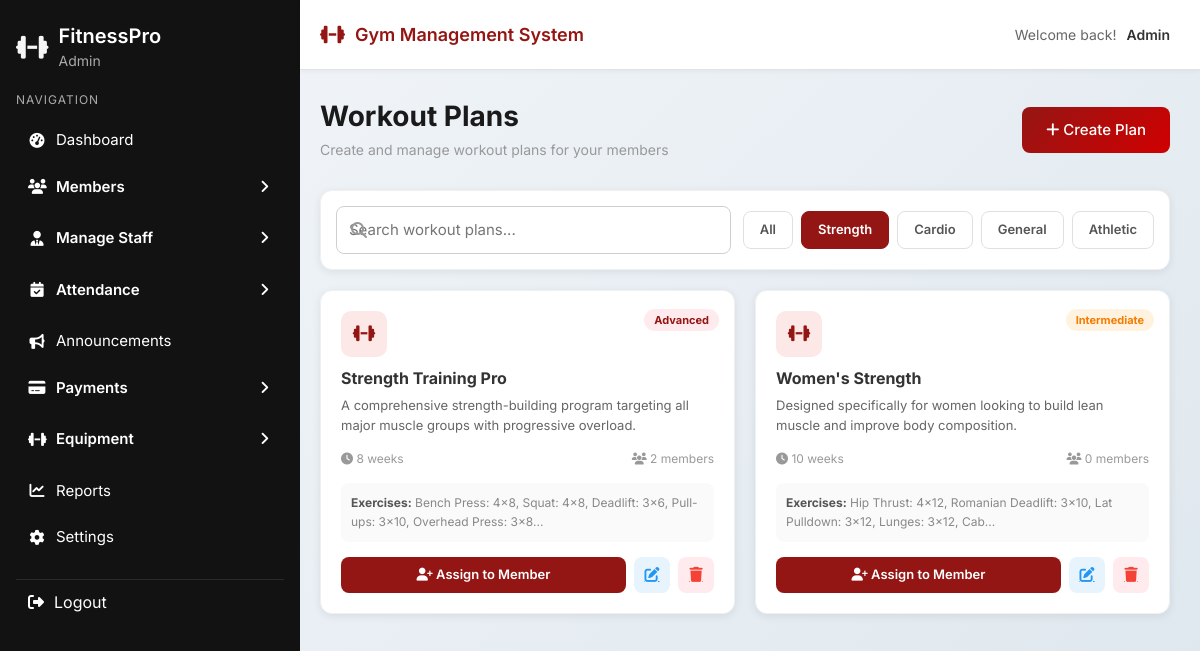
The app's page /trainer/workout-plans.php?cat=Strength (signed in) with its own data.
### tables this page shows
CREATE TABLE `workout_plan_library` (
  `id` int(11) NOT NULL,
  `name` varchar(100) NOT NULL,
  `description` text DEFAULT NULL,
  `category` enum('Strength','Cardio','General','Athletic') NOT NULL DEFAULT 'General',
  `difficulty` enum('Beginner','Intermediate','Advanced') NOT NULL DEFAULT 'Beginner',
  `duration_weeks` int(11) NOT NULL DEFAULT 8,
  `exercises` text DEFAULT NULL,
  `created_by` varchar(100) DEFAULT NULL,
  `created_at` timestamp NOT NULL DEFAULT current_timestamp()
);

### trainer/workout-plans.php (the view, shortened to what this page needs)
<?php
require_once '../dbcon.php';
$search   = isset($_GET['search']) ? mysqli_real_escape_string($conn, $_GET['search']) : '';
$category = isset($_GET['cat']) ? mysqli_real_escape_string($conn, $_GET['cat']) : '';
$where    = "WHERE 1=1";
if ($category) $where .= " AND category='$category'";
$plans_q = mysqli_query($conn, "SELECT wpl.*,
    (SELECT COUNT(*) FROM workout_plans wp WHERE wp.current_plan=wpl.name) as member_count
    FROM workout_plan_library wpl $where ORDER BY wpl.created_at DESC");
$plans = [];
while($r = mysqli_fetch_assoc($plans_q)) $plans[] = $r;
include '../layout/header.php';
include '../layout/sidebar.php';
?>
<link rel="stylesheet" href="../css/sidebar.css">
<link rel="stylesheet" href="../css/common.css">
<div class="main-wrapper">
  <div class="main-content">
    <div class="page-header" style="display:flex;justify-content:space-between;align-items:center;">
      <div>
        <h1 class="page-title">Workout Plans</h1>
        <p class="page-subtitle">Create and manage workout plans for your members</p>
      </div>
      <a href="create-plan.php" class="btn app-btn-primary"><i class="fas fa-plus"></i> Create Plan</a>
    </div>
    <div class="table-container" style="padding:15px;margin-bottom:20px;">
      <form method="GET" style="display:flex;gap:12px;align-items:center;flex-wrap:wrap;">
        <div class="search-box" style="flex:1;min-width:200px;">
          <i class="fas fa-search"></i>
          <input type="text" name="search" placeholder="Search workout plans..." value="<?= htmlspecialchars($search) ?>">
        </div>
        <div style="display:flex;gap:8px;flex-wrap:wrap;">
          <?php
          $cats = [''=>'All','Strength'=>'Strength','Cardio'=>'Cardio','General'=>'General','Athletic'=>'Athletic'];
          foreach($cats as $val=>$label):
            $active = $category === $val;
          ?>
          <button type="submit" name="cat" value="<?= $val ?>" class="btn" style="padding:8px 16px;border-radius:8px;font-size:13px;font-weight:600;border:1px solid <?= $active ? 'var(--active-color)' : '#e0e0e0' ?>;background:<?= $active ? 'var(--active-color)' : 'white' ?>;color:<?= $active ? 'white' : '#555' ?>;">
            <?= $label ?>
          </button>
          <?php endforeach; ?>
        </div>
      </form>
    </div>
    <?php if(empty($plans)): ?>
      <div style="text-align:center;padding:60px;color:#aaa;">
        <i class="fas fa-dumbbell" style="font-size:40px;margin-bottom:15px;display:block;"></i>
        No workout plans found. <a href="create-plan.php" style="color:var(--active-color);">Create one</a>
      </div>
    <?php else: ?>
    <div style="display:grid;grid-template-columns:repeat(auto-fill,minmax(320px,1fr));gap:20px;">
      <?php foreach($plans as $plan):
        $diff_color = $plan['difficulty']==='Beginner' ? '#2e7d32' : ($plan['difficulty']==='Intermediate' ? '#f57c00' : 'var(--active-color)');
      ?>
      <div class="table-container" style="padding:20px;position:relative;">
        <div style="position:absolute;top:15px;right:15px;">
          <span style="font-size:11px;font-weight:700;color:<?= $diff_color ?>;background:<?= $plan['difficulty']==='Beginner' ? '#e8f5e9' : ($plan['difficulty']==='Intermediate' ? '#fff3e0' : '#ffebee') ?>;padding:4px 10px;border-radius:20px;">
            <?= $plan['difficulty'] ?>
          </span>
        </div>
        <div style="width:46px;height:46px;background:#fde8e8;border-radius:10px;display:flex;align-items:center;justify-content:center;margin-bottom:12px;">
          <i class="fas fa-dumbbell" style="color:var(--active-color);font-size:18px;"></i>
        </div>
        <h3 style="margin:0 0 8px;font-size:16px;font-weight:700;padding-right:80px;"><?= htmlspecialchars($plan['name']) ?></h3>
        <p style="font-size:13px;color:#666;margin:0 0 15px;line-height:1.5;"><?= htmlspecialchars($plan['description']) ?></p>
        <div style="display:flex;justify-content:space-between;font-size:12px;color:#999;margin-bottom:15px;">
          <span><i class="fas fa-clock"></i> <?= $plan['duration_weeks'] ?> weeks</span>
          <span><i class="fas fa-users"></i> <?= $plan['member_count'] ?> members</span>
        </div>
        <?php if($plan['exercises']): ?>
        <div style="font-size:12px;color:#888;background:#fafafa;padding:10px;border-radius:8px;margin-bottom:15px;line-height:1.6;">
          <strong style="color:#555;">Exercises:</strong> <?= htmlspecialchars(substr($plan['exercises'], 0, 80)) ?>...
        </div>
        <?php endif; ?>
        <div style="display:flex;gap:8px;">
          <button onclick="openAssignModal(<?= $plan['id'] ?>, '<?= htmlspecialchars($plan['name'], ENT_QUOTES) ?>')"
            class="btn" style="flex:1;background:var(--active-color);color:white;padding:8px;font-size:13px;font-weight:600;border:none;border-radius:8px;cursor:pointer;">
            <i class="fas fa-user-plus"></i> Assign to Member
          </button>
          <a href="create-plan.php?edit=<?= $plan['id'] ?>" class="btn-action edit" title="Edit"><i class="fas fa-edit"></i></a>
          <a href="workout-plans.php?delete=<?= $plan['id'] ?>" class="btn-action delete" title="Delete"
            onclick="return confirm('Delete this plan?')"><i class="fas fa-trash"></i></a>
        </div>
      </div>
      <?php endforeach; ?>
    </div>
    <?php endif; ?>
  </div>
</div>

### css/sidebar.css (style rules this page uses)
:root { --sidebar-bg: #121212; --hover-bg: #1e1e1e; --active-color: #941614; --text-light: #ffffff; }

### css/common.css (style rules this page uses)
* { box-sizing: border-box; }
body { margin: 0; font-family: 'Inter', sans-serif; background: linear-gradient(135deg, #f3f6f9, #dee7ee); color: #333; }
:root { --card-bg: #ffffff; --border-color: #e2e2e2; --shadow: 0 10px 25px rgba(0,0,0,0.12); --shadow-sm: 0 2px 8px rgba(0,0,0,0.08); --radius-sm: 6px; --radius-md: 8px; --radius-lg: 12px; --active-color: #941614; --success-color: #2e7d32; --warning-color: #f57c00; --danger-color: #d32f2f; }
.main-wrapper { margin-left: 25%; min-height: 100vh; }
.main-content { padding: 30px; }
.page-header { margin-bottom: 30px; }
.page-title { font-size: 28px; font-weight: 700; color: #1a1a1a; margin-bottom: 5px; margin-top: 0; }
.page-subtitle { color: #999; font-size: 14px; margin: 0; }
.search-box { position: relative; max-width: 500px; }
.search-box input { width: 100%; padding: 12px 15px 12px 45px; border: 1px solid #e0e0e0; border-radius: 10px; font-size: 14px; transition: all 0.3s; }
.search-box i { position: absolute; left: 15px; top: 50%; transform: translateY(-50%); color: #999; }
input[type="text"], input[type="email"], input[type="date"], input[type="number"], input[type="password"], select, textarea { width: 100%; padding: 12px; border-radius: var(--radius-md); border: 1px solid #cfcfcf; font-size: 15px; font-family: 'Inter', sans-serif; transition: border 0.2s; }
.btn.app-btn-primary { background: linear-gradient(135deg, var(--active-color), #d00000); border: none; color: #fff; padding: 12px 24px; border-radius: var(--radius-md); font-size: 15px; cursor: pointer; transition: transform 0.2s; font-weight: 500; }
.table-container, .members-table-container { background: white; border-radius: var(--radius-lg); overflow: hidden; box-shadow: var(--shadow-sm); border: 1px solid #f0f0f0; }
.btn-action { width: 36px; height: 36px; border-radius: 8px; border: none; display: flex; align-items: center; justify-content: center; cursor: pointer; transition: all 0.3s; font-size: 15px; }
.btn-action.edit { background: #e8f4fd; color: #2196f3; }
.btn-action.delete { background: #ffebee; color: #f44336; }
.main-wrapper { margin-left: 25%; margin-top: 70px; min-height: calc(100vh - 70px); }
.main-content { padding: 30px; padding-left: 20px; }

### layout/header.php (style rules this page uses)
.main-wrapper { margin-top: 70px !important; }

### records on screen
workout_plan_library: difficulty "Advanced", name "Strength Training Pro", description "A comprehensive strength-building program targeting all major muscle groups with progressive overload.", duration_weeks "8", member_count "2", exercises "Bench Press: 4x8, Squat: 4x8, Deadlift: 3x6, Pull-ups: 3x10, Overhead Press: 3x8"
workout_plan_library: difficulty "Intermediate", name "Women's Strength", description "Designed specifically for women looking to build lean muscle and improve body composition.", duration_weeks "10", member_count "0", exercises "Hip Thrust: 4x12, Romanian Deadlift: 3x10, Lat Pulldown: 3x12, Lunges: 3x12, Cab"

### other values on screen
$_SESSION['role'] "Admin"
$user_role "Admin"
$label "All"
$label "Strength"
$label "Cardio"
$label "General"
$label "Athletic"
